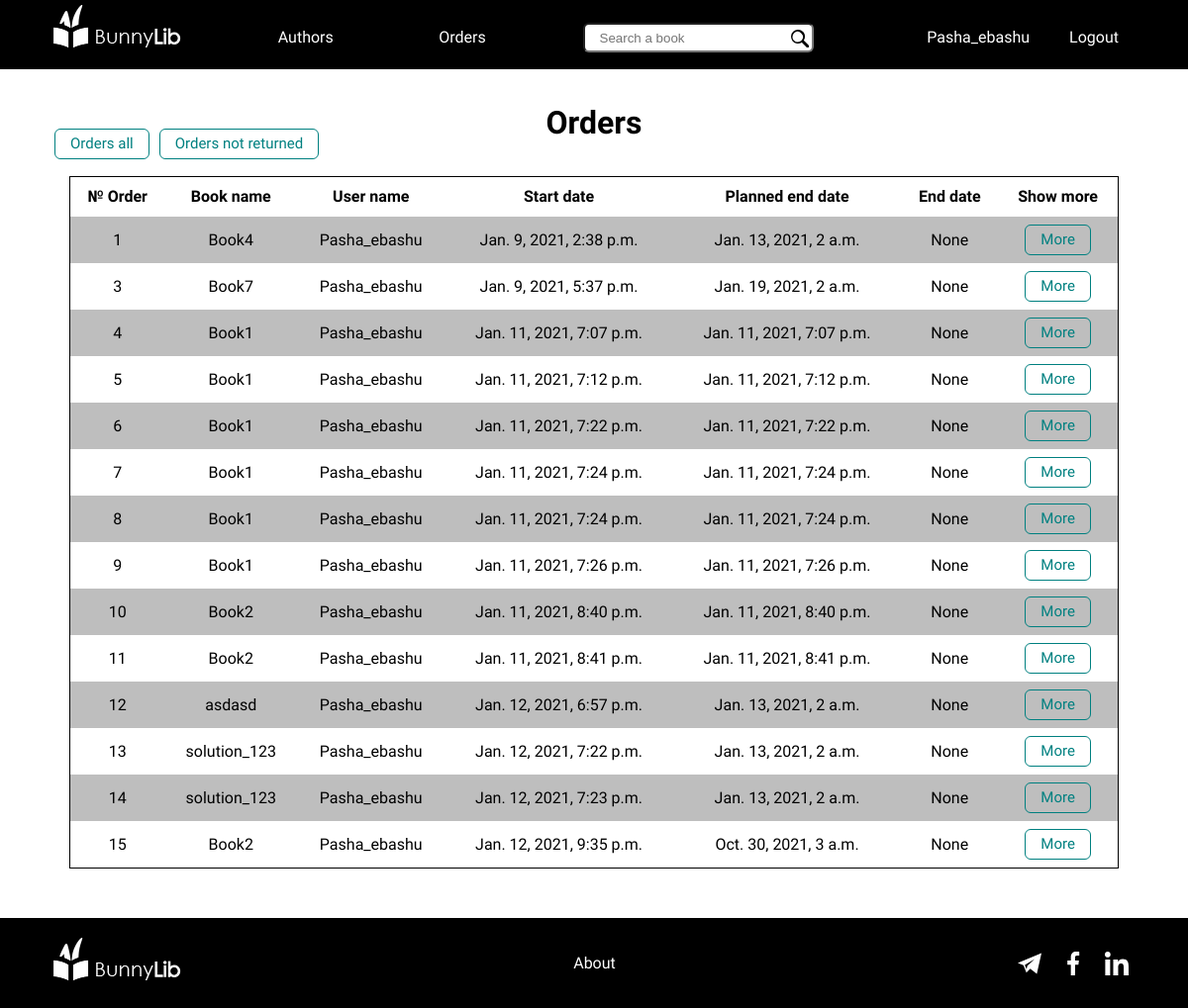
Before: /orders/my/ (signed in) with the older database file.
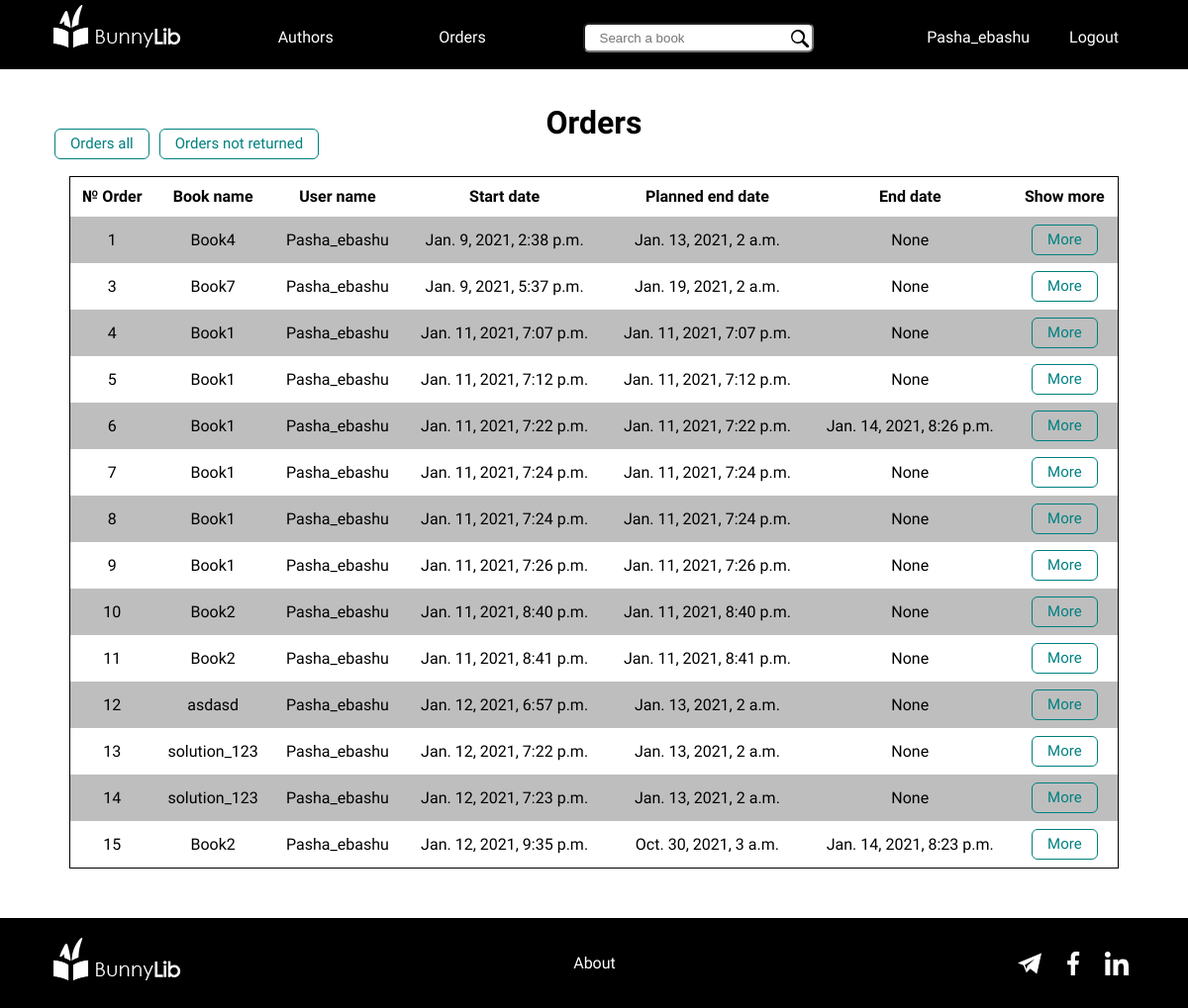
After: the same page with the newer database file.
### order/models.py (models this page shows, shortened)
class Order(models.Model):
    user = models.ForeignKey(CustomUser, on_delete=models.CASCADE, related_name='order')
    book = models.ForeignKey(Book, on_delete=models.CASCADE)
    created_at = models.DateTimeField(auto_now_add=True, editable=False)
    end_at = models.DateTimeField(null=True)
    planned_end_at = models.DateTimeField()

### book/models.py (models this page shows, shortened)
class Book(models.Model):
    name = models.CharField(blank=True, max_length=128)
    description = models.TextField(blank=True)
    count = models.IntegerField(default=10)
    authors = models.ManyToManyField(Author, related_name='books')
    stars = models.IntegerField(default=0)
    cover = CloudinaryField('image', blank=True, null=True)

### authentication/models.py (models this page shows, shortened)
class CustomUser(AbstractBaseUser):
    first_name = models.CharField(blank=True, max_length=20)
    last_name = models.CharField(blank=True, max_length=20)
    email = models.EmailField(max_length=100, unique=True, validators=[validate_email])
    password = models.CharField(max_length=128, validators=[validate_password])
    updated_at = models.DateTimeField(auto_now=True)
    created_at = models.DateTimeField(auto_now_add=True, editable=False)
    role = models.IntegerField(default=0, choices=ROLE_CHOICES)
    is_active = models.BooleanField(default=False)
    photo = CloudinaryField('image', blank=True, null=True)
    REQUIRED_FIELDS = []
    USERNAME_FIELD = 'email'
    objects = CustomUserManager()

### authentication/decorators.py (the view)
    def wrapper_func(request, *args, **kwargs):
        if request.user.is_authenticated:
            return view_func(request, *args, **kwargs)
        else:
            return redirect('custom_login')

### order/views.py (called while the page is built)
@if_user_auth
def orders_my(request):
    user = request.user
    orders = Order.objects.filter(user=user)
    return render(request, 'orders_all_.html', context={'orders': orders})

### order/templates/orders_all_.html (shortened to what this page needs)
{% extends 'base_.html' %}
{% load static %}
{% block moderate %}
<link rel="stylesheet" type="text/css" href="{% static 'css/order/orders_all.css' %}">
{% endblock %}
{% block content %}
<link rel="stylesheet" type="text/css" href="{% static 'css/order/orders_all.css' %}">
<div class="order__holder">
    <div class="moderate__buttons">
        <ul>
            {% if request.user.role %}
            <li><a href="{% url 'orders_all' %}" class="btn btn-create">Orders all</a></li>
            <li><a href="{% url 'orders_not_returned' %}" class="btn btn-create">Orders not returned</a></li>
            {% else %}
            <li><a href="{% url 'orders_my' %}" class="btn btn-create">Orders all</a></li>
            <li><a href="{% url 'orders_my_not_returned' %}" class="btn btn-create">Orders not returned</a></li>
            {% endif %}
        </ul>
    </div>
    <div class="order-title">
        <h1>Orders</h1>
    </div>
    <div class="orders__all">
        <div class="container">
            <div class="users__orders">
                <table>
                    <tr>
                        <th>№ Order</th>
                        <th>Book name</th>
                        <th>User name</th>
                        <th>Start date</th>
                        <th>Planned end date</th>
                        <th>End date</th>
                        <th>Show more</th>
                    </tr>
                    {% for order in orders %}
                    <tr>
                        <td>{{ order.id }}</td>
                        <td>{{ order.book.name }}</td>
                        <td>{{ order.user.first_name }}</td>
                        <td>{{ order.created_at }}</td>
                        <td>{{ order.planned_end_at }}</td>
                        <td>{{ order.end_at }}</td>
                        <td><a href="{% url 'order_by_id' order.id %}" class="btn btn-more">More</a></td>
                    </tr>
                    {% endfor %}
                </table>
            </div>
        </div>
    </div>
</div>
{% endblock %}

Changed rows visible on the page:
changed Order id 6: end_at "None" → "Jan. 14, 2021, 8:26 p.m."
changed Order id 15: end_at "None" → "Jan. 14, 2021, 8:23 p.m."
